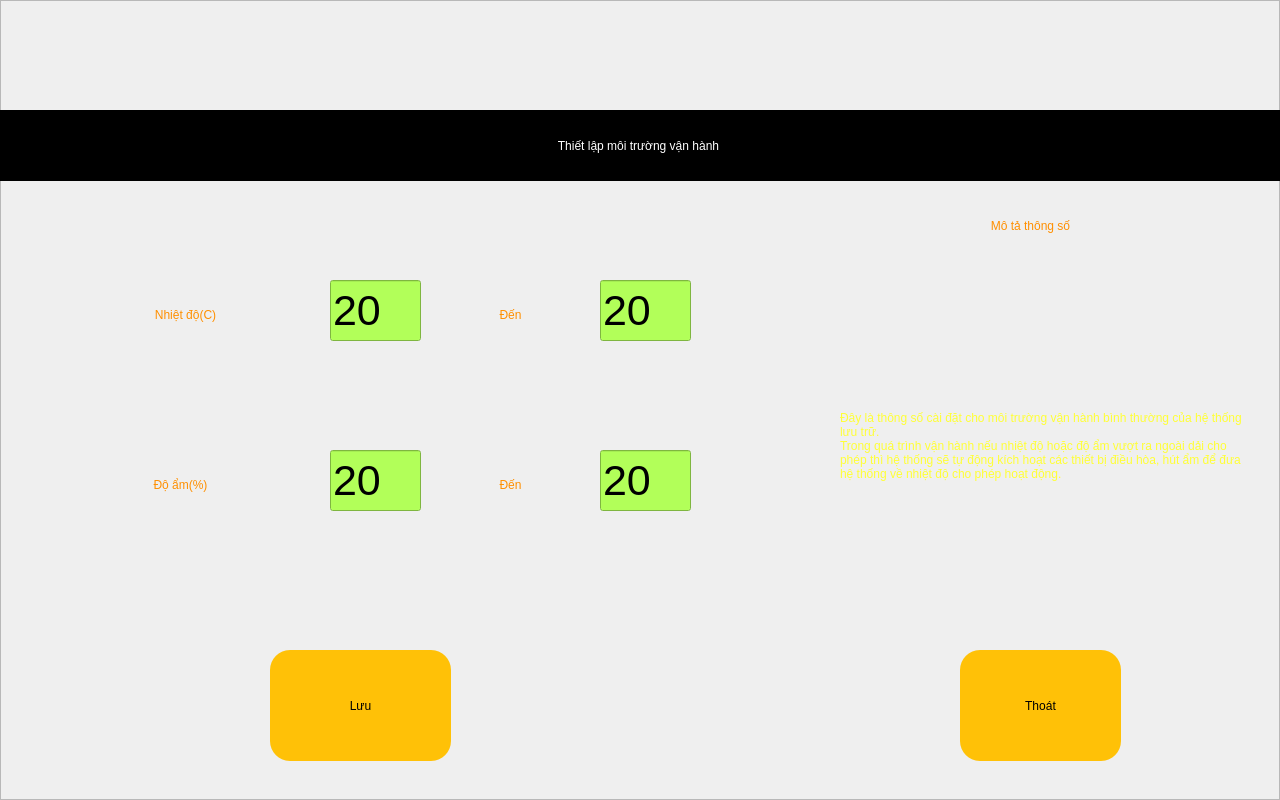
<?xml version="1.0" encoding="UTF-8"?>
<ui version="4.0">
 <class>setDieuKienVanHanh</class>
 <widget class="QWidget" name="setDieuKienVanHanh">
  <property name="geometry">
   <rect>
    <x>0</x>
    <y>0</y>
    <width>1280</width>
    <height>800</height>
   </rect>
  </property>
  <property name="windowTitle">
   <string>Form</string>
  </property>
  <property name="styleSheet">
   <string notr="true"/>
  </property>
  <widget class="QFrame" name="frame">
   <property name="geometry">
    <rect>
     <x>0</x>
     <y>0</y>
     <width>1280</width>
     <height>800</height>
    </rect>
   </property>
   <property name="styleSheet">
    <string notr="true">.QFrame{background-image: url(:/images/darkbg.jpg);}.QPushButton:pressed { background-color:#FF6E40}.QPushButton{border-radius: 20px;background-color: #FFC107;font: 75 20pt bold &quot;Ubuntu&quot;;}.QLabel{color:#FF8F00;font: 75 32pt &quot;Ubuntu&quot;;}.QLineEdit{background-color:#B2FF59;font: 75 32pt &quot;Ubuntu&quot;;}#lbHuongDan{font: 75 22pt &quot;Ubuntu&quot;;color:#ffff35}
</string>
   </property>
   <property name="frameShape">
    <enum>QFrame::StyledPanel</enum>
   </property>
   <property name="frameShadow">
    <enum>QFrame::Raised</enum>
   </property>
   <widget class="QLabel" name="label">
    <property name="geometry">
     <rect>
      <x>-7</x>
      <y>110</y>
      <width>1291</width>
      <height>71</height>
     </rect>
    </property>
    <property name="styleSheet">
     <string notr="true">font: 75 32pt &quot;Ubuntu&quot;;
background-color: rgb(0, 0, 0);
color: rgb(255, 255, 255);</string>
    </property>
    <property name="text">
     <string>Thiết lập môi trường vận hành</string>
    </property>
    <property name="alignment">
     <set>Qt::AlignCenter</set>
    </property>
    <property name="margin">
     <number>0</number>
    </property>
   </widget>
   <widget class="QLabel" name="label_2">
    <property name="geometry">
     <rect>
      <x>70</x>
      <y>460</y>
      <width>221</width>
      <height>50</height>
     </rect>
    </property>
    <property name="styleSheet">
     <string notr="true"/>
    </property>
    <property name="text">
     <string>Độ ẩm(%)</string>
    </property>
    <property name="alignment">
     <set>Qt::AlignCenter</set>
    </property>
    <property name="margin">
     <number>0</number>
    </property>
   </widget>
   <widget class="QPushButton" name="btSave">
    <property name="geometry">
     <rect>
      <x>270</x>
      <y>650</y>
      <width>181</width>
      <height>111</height>
     </rect>
    </property>
    <property name="text">
     <string>Lưu</string>
    </property>
   </widget>
   <widget class="QPushButton" name="btExit">
    <property name="geometry">
     <rect>
      <x>960</x>
      <y>650</y>
      <width>161</width>
      <height>111</height>
     </rect>
    </property>
    <property name="text">
     <string>Thoát</string>
    </property>
   </widget>
   <widget class="QLabel" name="label_5">
    <property name="geometry">
     <rect>
      <x>880</x>
      <y>200</y>
      <width>301</width>
      <height>51</height>
     </rect>
    </property>
    <property name="styleSheet">
     <string notr="true"/>
    </property>
    <property name="text">
     <string>Mô tả thông số</string>
    </property>
    <property name="alignment">
     <set>Qt::AlignCenter</set>
    </property>
    <property name="margin">
     <number>0</number>
    </property>
   </widget>
   <widget class="QLabel" name="lbHuongDan">
    <property name="geometry">
     <rect>
      <x>840</x>
      <y>260</y>
      <width>411</width>
      <height>371</height>
     </rect>
    </property>
    <property name="text">
     <string>Đây là thông số cài đặt cho môi trường vận hành bình thường của hệ thống lưu trữ.
Trong quá trình vận hành nếu nhiệt độ hoặc độ ẩm vượt ra ngoài dải cho phép thì hệ thống sẽ tự động kích hoạt các thiết bị điều hòa, hút ẩm để đưa hệ thống về nhiệt độ cho phép hoạt động.</string>
    </property>
    <property name="wordWrap">
     <bool>true</bool>
    </property>
   </widget>
   <widget class="QLabel" name="label_6">
    <property name="geometry">
     <rect>
      <x>70</x>
      <y>290</y>
      <width>231</width>
      <height>50</height>
     </rect>
    </property>
    <property name="styleSheet">
     <string notr="true"/>
    </property>
    <property name="text">
     <string>Nhiệt độ(C)</string>
    </property>
    <property name="alignment">
     <set>Qt::AlignCenter</set>
    </property>
    <property name="margin">
     <number>0</number>
    </property>
   </widget>
   <widget class="QLineEdit" name="tbTempFrom">
    <property name="geometry">
     <rect>
      <x>330</x>
      <y>280</y>
      <width>91</width>
      <height>61</height>
     </rect>
    </property>
    <property name="font">
     <font>
      <family>Ubuntu</family>
      <pointsize>32</pointsize>
      <weight>9</weight>
      <italic>false</italic>
      <bold>false</bold>
     </font>
    </property>
    <property name="text">
     <string>20</string>
    </property>
   </widget>
   <widget class="QLabel" name="label_7">
    <property name="geometry">
     <rect>
      <x>460</x>
      <y>290</y>
      <width>101</width>
      <height>50</height>
     </rect>
    </property>
    <property name="styleSheet">
     <string notr="true"/>
    </property>
    <property name="text">
     <string>Đến</string>
    </property>
    <property name="alignment">
     <set>Qt::AlignCenter</set>
    </property>
    <property name="margin">
     <number>0</number>
    </property>
   </widget>
   <widget class="QLabel" name="label_8">
    <property name="geometry">
     <rect>
      <x>460</x>
      <y>460</y>
      <width>101</width>
      <height>50</height>
     </rect>
    </property>
    <property name="styleSheet">
     <string notr="true"/>
    </property>
    <property name="text">
     <string>Đến</string>
    </property>
    <property name="alignment">
     <set>Qt::AlignCenter</set>
    </property>
    <property name="margin">
     <number>0</number>
    </property>
   </widget>
   <widget class="QLineEdit" name="tbTempTo">
    <property name="geometry">
     <rect>
      <x>600</x>
      <y>280</y>
      <width>91</width>
      <height>61</height>
     </rect>
    </property>
    <property name="font">
     <font>
      <family>Ubuntu</family>
      <pointsize>32</pointsize>
      <weight>9</weight>
      <italic>false</italic>
      <bold>false</bold>
     </font>
    </property>
    <property name="text">
     <string>20</string>
    </property>
   </widget>
   <widget class="QLineEdit" name="tbHumiTo">
    <property name="geometry">
     <rect>
      <x>600</x>
      <y>450</y>
      <width>91</width>
      <height>61</height>
     </rect>
    </property>
    <property name="font">
     <font>
      <family>Ubuntu</family>
      <pointsize>32</pointsize>
      <weight>9</weight>
      <italic>false</italic>
      <bold>false</bold>
     </font>
    </property>
    <property name="text">
     <string>20</string>
    </property>
   </widget>
   <widget class="QLineEdit" name="tbHumiFrom">
    <property name="geometry">
     <rect>
      <x>330</x>
      <y>450</y>
      <width>91</width>
      <height>61</height>
     </rect>
    </property>
    <property name="font">
     <font>
      <family>Ubuntu</family>
      <pointsize>32</pointsize>
      <weight>9</weight>
      <italic>false</italic>
      <bold>false</bold>
     </font>
    </property>
    <property name="text">
     <string>20</string>
    </property>
   </widget>
  </widget>
 </widget>
 <resources>
  <include location="resources.qrc"/>
 </resources>
 <connections/>
</ui>
